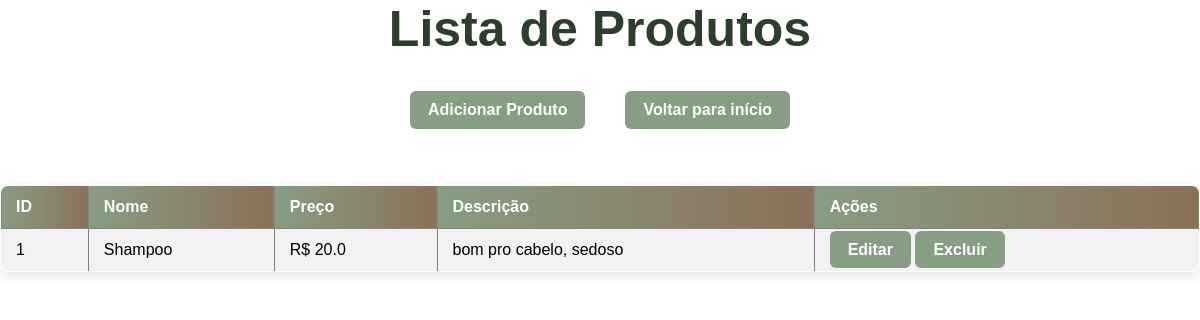
/produtos (signed in), run on an earlier commit of the app's database.
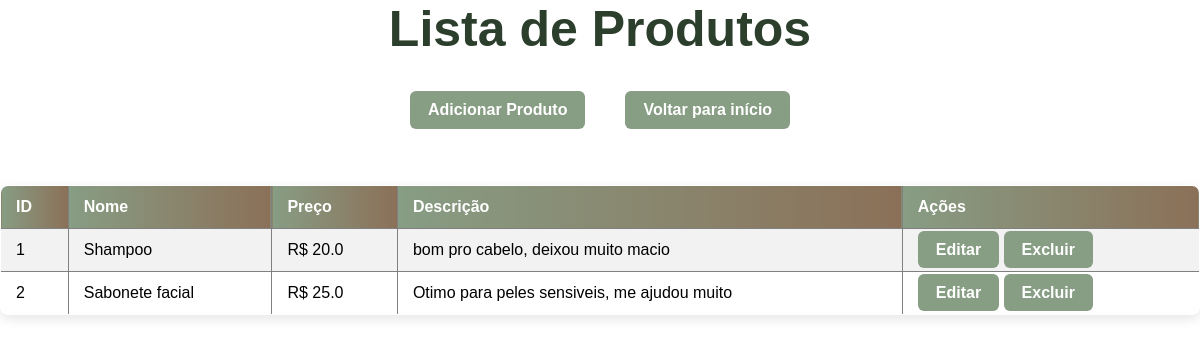
And on a later commit of the database.
### app.py (models this page shows)
class Produto(db.Model):
    id = db.Column(db.Integer, primary_key=True)
    nome = db.Column(db.String(100), nullable=False)
    preco = db.Column(db.Float, nullable=False)
    descricao = db.Column(db.String(200), nullable=True)

### app.py (the view)
@app.route('/produtos')
def listar_produtos():
    if 'usuario_id' not in session:
        return redirect(url_for('login'))
    produtos = Produto.query.all()
    return render_template('produtos.html', produtos=produtos)

### templates/produtos.html (shortened to what this page needs)
<!DOCTYPE html>
<html lang="pt-br">
<head>
    <link rel="stylesheet" href="/static/style.css">
</head>
<body>
    <div class="header">
        <h2>Lista de Produtos</h2>
        <br>
        <div class="botoes">
            <a href="/produtos/novo" class="btn">Adicionar Produto</a>
            <a href="/" class="btn">Voltar para início</a>
        </div>
        <br><br>
    </div>
    {% if produtos %}
        <table border="1" cellpadding="8">
            <tr>
                <th>ID</th>
                <th>Nome</th>
                <th>Preço</th>
                <th>Descrição</th>
                <th>Ações</th>
            </tr>
            {% for produto in produtos %}
            <tr>
                <td>{{ produto.id }}</td>
                <td>{{ produto.nome }}</td>
                <td>R$ {{ produto.preco }}</td>
                <td>{{ produto.descricao }}</td>
                <td>
                    <a href="/produtos/editar/{{ produto.id }}" class="btn">Editar</a>
                    <a href="/produtos/excluir/{{ produto.id }}" class="btn" onclick="return confirm('Tem certeza que deseja excluir?');">Excluir</a>
                </td>
            </tr>
            {% endfor %}
        </table>
    {% else %}
        <p>Nenhum produto cadastrado ainda.</p>
    {% endif %}
    <br>
</body>
</html>

### static/style.css (style rules this page uses)
* { margin: 0; padding: 0; box-sizing: border-box; font-family: Arial, Helvetica, sans-serif; }
a { text-decoration: none; }
.card h1, h2 { margin-bottom: 15px; color: #2c3e2c; font-size: 24px; }
.btn { background-color: #879d84; color: white; border: none; padding: 10px 18px; border-radius: 6px; font-weight: bold; cursor: pointer; transition: 0.3s; }
table { width: 100%; border-collapse: collapse; margin-top: 20px; background-color: white; border-radius: 8px; overflow: hidden; box-shadow: 0 4px 12px rgba(0,0,0,0.1); }
th, td { padding: 12px 15px; text-align: left; }
th { background: linear-gradient(90deg, #879d84, #8b7058); color: white; }
tr:nth-child(even) { background-color: #f2f2f2; }
.header > h2 { display: flex; font-size: 50px; align-items: center; justify-content: center; }
.botoes { display: flex; align-items: center; justify-content: center; gap: 40px; }

What changed in the data, as far as the page shows it:
changed Produto "Shampoo": descricao "bom pro cabelo, sedoso" → "bom pro cabelo, deixou muito macio"
added Produto: id "2", nome "Sabonete facial", preco "25.0", descricao "Otimo para peles sensiveis, me ajudou muito"
